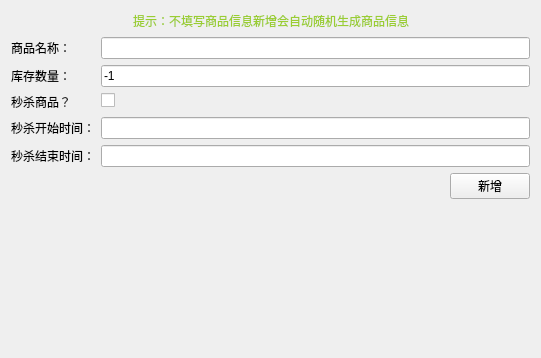
<?xml version="1.0" encoding="UTF-8"?>
<ui version="4.0">
 <class>PageCreateProduct</class>
 <widget class="QWidget" name="PageCreateProduct">
  <property name="geometry">
   <rect>
    <x>0</x>
    <y>0</y>
    <width>541</width>
    <height>358</height>
   </rect>
  </property>
  <property name="windowTitle">
   <string>Form</string>
  </property>
  <layout class="QHBoxLayout" name="horizontalLayout_3">
   <item>
    <layout class="QVBoxLayout" name="verticalLayout">
     <item>
      <layout class="QHBoxLayout" name="horizontalLayout_2">
       <item>
        <spacer name="horizontalSpacer_2">
         <property name="orientation">
          <enum>Qt::Horizontal</enum>
         </property>
         <property name="sizeHint" stdset="0">
          <size>
           <width>40</width>
           <height>20</height>
          </size>
         </property>
        </spacer>
       </item>
       <item>
        <widget class="QLabel" name="label">
         <property name="styleSheet">
          <string notr="true">color:  yellowgreen;</string>
         </property>
         <property name="text">
          <string>提示：不填写商品信息新增会自动随机生成商品信息</string>
         </property>
        </widget>
       </item>
       <item>
        <spacer name="horizontalSpacer_3">
         <property name="orientation">
          <enum>Qt::Horizontal</enum>
         </property>
         <property name="sizeHint" stdset="0">
          <size>
           <width>40</width>
           <height>20</height>
          </size>
         </property>
        </spacer>
       </item>
      </layout>
     </item>
     <item>
      <layout class="QFormLayout" name="formLayout">
       <item row="0" column="0">
        <widget class="QLabel" name="Label">
         <property name="text">
          <string>商品名称：</string>
         </property>
        </widget>
       </item>
       <item row="0" column="1">
        <widget class="QLineEdit" name="LineEditName"/>
       </item>
       <item row="1" column="0">
        <widget class="QLabel" name="Label_2">
         <property name="text">
          <string>库存数量：</string>
         </property>
        </widget>
       </item>
       <item row="1" column="1">
        <widget class="QLineEdit" name="LineEditStockAmount">
         <property name="text">
          <string>-1</string>
         </property>
        </widget>
       </item>
       <item row="2" column="0">
        <widget class="QLabel" name="Label_3">
         <property name="text">
          <string>秒杀商品？</string>
         </property>
        </widget>
       </item>
       <item row="2" column="1">
        <widget class="QCheckBox" name="CheckBoxFlashSale"/>
       </item>
       <item row="3" column="0">
        <widget class="QLabel" name="LabelStartTime">
         <property name="enabled">
          <bool>true</bool>
         </property>
         <property name="styleSheet">
          <string notr="true"/>
         </property>
         <property name="text">
          <string>秒杀开始时间：</string>
         </property>
        </widget>
       </item>
       <item row="3" column="1">
        <widget class="QLineEdit" name="LineEditStartTime"/>
       </item>
       <item row="4" column="0">
        <widget class="QLabel" name="LabelEndTime">
         <property name="text">
          <string>秒杀结束时间：</string>
         </property>
        </widget>
       </item>
       <item row="4" column="1">
        <widget class="QLineEdit" name="LineEditEndTime"/>
       </item>
      </layout>
     </item>
     <item>
      <layout class="QHBoxLayout" name="horizontalLayout">
       <item>
        <spacer name="horizontalSpacer">
         <property name="orientation">
          <enum>Qt::Horizontal</enum>
         </property>
         <property name="sizeHint" stdset="0">
          <size>
           <width>40</width>
           <height>20</height>
          </size>
         </property>
        </spacer>
       </item>
       <item>
        <widget class="QPushButton" name="pushButtonAdd">
         <property name="text">
          <string>新增</string>
         </property>
        </widget>
       </item>
      </layout>
     </item>
     <item>
      <spacer name="verticalSpacer">
       <property name="orientation">
        <enum>Qt::Vertical</enum>
       </property>
       <property name="sizeHint" stdset="0">
        <size>
         <width>20</width>
         <height>40</height>
        </size>
       </property>
      </spacer>
     </item>
    </layout>
   </item>
  </layout>
 </widget>
 <resources/>
 <connections/>
</ui>
